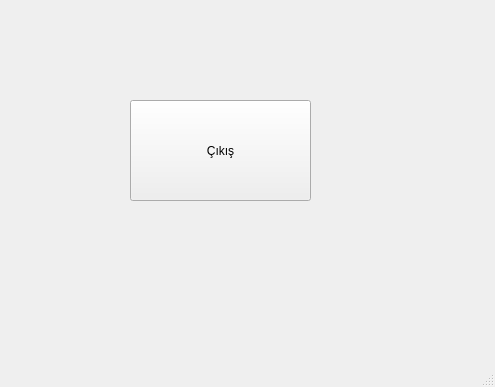
<?xml version="1.0" encoding="UTF-8"?>
<ui version="4.0">
 <class>MainWindow</class>
 <widget class="QMainWindow" name="MainWindow">
  <property name="geometry">
   <rect>
    <x>0</x>
    <y>0</y>
    <width>495</width>
    <height>387</height>
   </rect>
  </property>
  <property name="windowTitle">
   <string>MainWindow</string>
  </property>
  <widget class="QWidget" name="centralwidget">
   <widget class="QPushButton" name="btn_exit">
    <property name="geometry">
     <rect>
      <x>130</x>
      <y>100</y>
      <width>181</width>
      <height>101</height>
     </rect>
    </property>
    <property name="text">
     <string>Çıkış</string>
    </property>
   </widget>
  </widget>
  <widget class="QMenuBar" name="menubar">
   <property name="geometry">
    <rect>
     <x>0</x>
     <y>0</y>
     <width>495</width>
     <height>26</height>
    </rect>
   </property>
  </widget>
  <widget class="QStatusBar" name="statusbar"/>
 </widget>
 <resources/>
 <connections/>
</ui>
